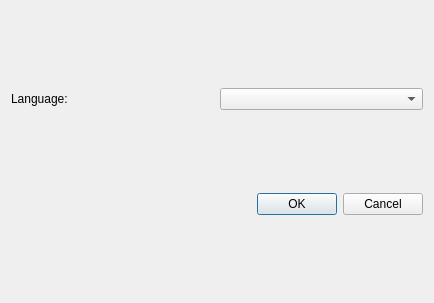
<?xml version="1.0" encoding="UTF-8"?>
<ui version="4.0">
 <class>SettingsDialog</class>
 <widget class="QDialog" name="SettingsDialog">
  <property name="geometry">
   <rect>
    <x>0</x>
    <y>0</y>
    <width>434</width>
    <height>303</height>
   </rect>
  </property>
  <property name="windowTitle">
   <string>Modbus JC - Configuration</string>
  </property>
  <layout class="QVBoxLayout" name="verticalLayout">
   <item>
    <layout class="QHBoxLayout" name="horizontalLayout">
     <item>
      <widget class="QLabel" name="languageLbl">
       <property name="text">
        <string>Language:</string>
       </property>
      </widget>
     </item>
     <item>
      <widget class="QComboBox" name="languageCmb"/>
     </item>
    </layout>
   </item>
   <item>
    <widget class="QDialogButtonBox" name="buttonBox">
     <property name="orientation">
      <enum>Qt::Horizontal</enum>
     </property>
     <property name="standardButtons">
      <set>QDialogButtonBox::Cancel|QDialogButtonBox::Ok</set>
     </property>
    </widget>
   </item>
  </layout>
 </widget>
 <resources/>
 <connections>
  <connection>
   <sender>buttonBox</sender>
   <signal>accepted()</signal>
   <receiver>SettingsDialog</receiver>
   <slot>accept()</slot>
   <hints>
    <hint type="sourcelabel">
     <x>248</x>
     <y>254</y>
    </hint>
    <hint type="destinationlabel">
     <x>157</x>
     <y>274</y>
    </hint>
   </hints>
  </connection>
  <connection>
   <sender>buttonBox</sender>
   <signal>rejected()</signal>
   <receiver>SettingsDialog</receiver>
   <slot>reject()</slot>
   <hints>
    <hint type="sourcelabel">
     <x>316</x>
     <y>260</y>
    </hint>
    <hint type="destinationlabel">
     <x>286</x>
     <y>274</y>
    </hint>
   </hints>
  </connection>
 </connections>
</ui>
